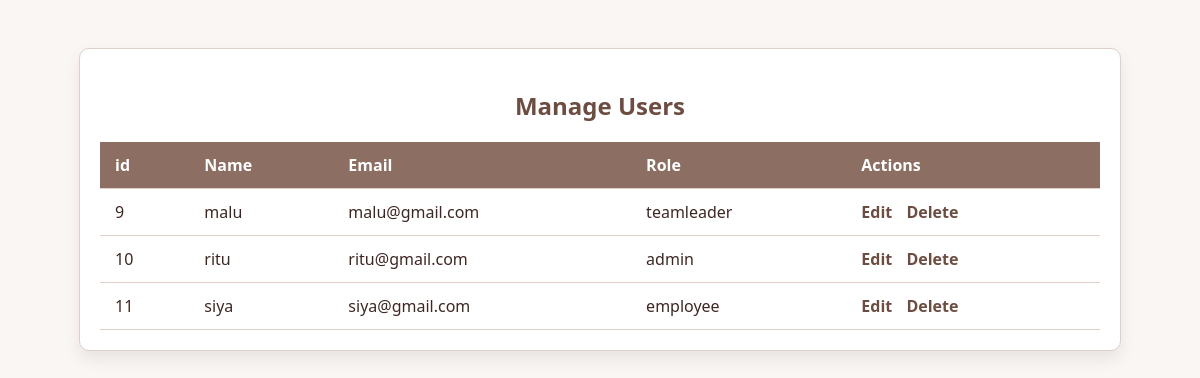
Page /view/manage_users.php (signed in) on the committed database.
### tables this page shows
CREATE TABLE `users` (
  `id` int(20) NOT NULL,
  `name` varchar(255) NOT NULL,
  `email` varchar(200) NOT NULL,
  `password` varchar(255) NOT NULL,
  `role` enum('admin','teamleader','employee','','') NOT NULL
);

### model/User.php (called while the page is built, shortened)
<?php
require_once "../config/config.php";
class User {
    private $conn;
    public function __construct() {
        $db = new Database();
        $this->conn = $db->connect();
    }
    public function getAllUsers() {
    $stmt = $this->conn->prepare("SELECT id, name, email, role FROM users ORDER BY id ASC");
    $stmt->execute();
    $result = $stmt->get_result();
    return $result->fetch_all(MYSQLI_ASSOC);
}
}

### config/config.php (called while the page is built, shortened)
<?php
class Database {
    private $host = "localhost";
    private $user = "root";
    private $pass = "";
    private $dbname = "final";
    public function connect() {
        $this->conn = new mysqli($this->host, $this->user, $this->pass, $this->dbname);
        return $this->conn;
    }
}

### view/manage_users.php (the view, shortened to what this page needs)
<?php
require_once "../model/User.php";
$userModel = new User();
$users = $userModel->getAllUsers();
?>
<!DOCTYPE html>
<html>
<head>
</head>
<body>
<div class="table-container">
    <h2>Manage Users</h2>
    <table>
        <tr>
             <th>id</th><th>Name</th><th>Email</th><th>Role</th><th>Actions</th>
        </tr>
        <?php foreach ($users as $user): ?>
        <tr>
            <td><?= htmlspecialchars($user['id']) ?></td>
            <td><?= htmlspecialchars($user['name']) ?></td>
            <td><?= htmlspecialchars($user['email']) ?></td>
            <td><?= htmlspecialchars($user['role']) ?></td>
            <td class="action-buttons">
                <a href="edit_user.php?id=<?= $user['id'] ?>">Edit</a>
                <a href="delete_user.php?id=<?= $user['id'] ?>" onclick="return confirm('Delete this user?')">Delete</a>
            </td>
        </tr>
        <?php endforeach; ?>
    </table>
</div>
</body>
</html>

### view/manage_users.php (style rules this page uses)
body { font-family: 'Segoe UI', sans-serif; background-color: #f9f6f4; padding: 40px; color: #3e2723; }
h2 { text-align: center; color: #6d4c41; }
.table-container { max-width: 1000px; margin: 0 auto; background-color: #ffffff; padding: 20px; border-radius: 10px; box-shadow: 0 8px 16px rgba(0, 0, 0, 0.08); border: 1px solid #e0cfc8; }
table { width: 100%; border-collapse: collapse; }
th, td { text-align: left; padding: 12px 15px; border-bottom: 1px solid #e0cfc8; }
th { background-color: #8d6e63; color: white; }
a { text-decoration: none; color: #6d4c41; font-weight: bold; }
.action-buttons a { margin-right: 10px; }

### rows in the picture
users: id "9", name "malu", email "malu@gmail.com", role "teamleader"
users: id "10", name "ritu", email "ritu@gmail.com", role "admin"
users: id "11", name "siya", email "siya@gmail.com", role "employee"
